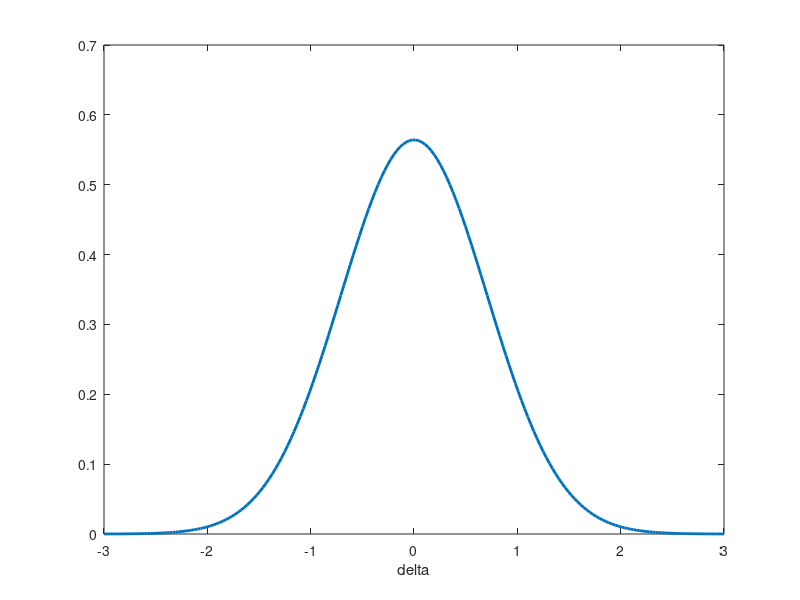

This chart was generated by the following MATLAB code: (Note: this script raises an error after producing the figure.)
%% Fit a diffusion model using Trinity and JAGS
% Note: this requires the 
% <http://sourceforge.net/projects/jags-wiener/ jags-wiener plugin>.


%% Preamble
% Cleanup first
clear all
p = @sprintf;


%% Load data and make structure
load trinity_wiener
data = struct('N', numel(y), 'c', c, 'y', y);


%% Define some priors
% Use JAGS parameter conventions
alpha = [2 2];  % gamma distribution (shape, rate)
beta  = [5 5];  % beta distribution (successes, failures)
tau   = [3 8];  % gamma distribution (shape, rate)
delta = [0 2];  % Gaussian distribution (mean, precision)


%% Plot the priors
% Make sure to transform to MATLAB parameter conventions
%%
% Boundary separation $\alpha$
figure('windowstyle', 'docked')
xax = linspace( 0.0, 6.0, 200);
plot(xax, gampdf (xax, alpha(1), alpha(2)^-1), 'linewidth', 2)
xlabel alpha
%%
% A-priori bias $\beta$
xax = linspace( 0.0, 1.0, 200);
plot(xax, betapdf(xax, beta(1), beta(2)), 'linewidth', 2)
xlabel beta
%%
% Nondecision time $\tau$
xax = linspace( 0.0, 1.0, 200);
plot(xax, gampdf (xax, tau(1), tau(2)^-1), 'linewidth', 2)
xlabel tau
%%
% Drift rate $\delta$
xax = linspace(-3.0, 3.0, 200);
plot(xax, normpdf(xax, delta(1), delta(2)^-0.5), 'linewidth', 2)
xlabel delta


%% Make all inputs that Trinity needs
% Write the JAGS model into a variable (cell variable)
model = {
    'model { '
    '  for (i in 1:4) { '
  p('    a[i] ~ dgamma(%g, %g)', alpha)
  p('    b[i] ~ dbeta(%g, %g)', beta)
  p('    t[i] ~ dgamma(%g, %g)', tau)
  p('    d[i] ~ dnorm(%g, %g)', delta)
    '  }'
    ''
    % to be completed
    '}'
    };

%% 
% List all the parameters of interest (cell variable)
parameters = {'a', 'b', 't', 'd'};

%% 
% Write a function that generates a structure with one random value for
% each _random_ parameter
generator = @()struct(...
        'a', 3 * rand(1, 4) + 0.1          , ...
        'b', rand(1, 4)                    , ...
        't', rand(1, 4) * .9 * min(abs(y)) , ...
        'd', randn(1, 4)                   );

%%    
% Tell Trinity which engine to use
engine = 'jags';


%% Run Trinity with the CALLBAYES() function
tic
[stats, chains, diagnostics, info] = callbayes(engine, ...
    'model'         ,         model , ...
    'data'          ,          data , ...
    'nchains'       ,            4  , ...
    'verbosity'     ,            0  , ...
    'nsamples'      ,          1e3  , ...
    'nburnin'       ,          5e2  , ...
    'parallel'      ,      isunix() , ...
    'modules'       ,    {'wiener'} ,...
    'workingdir'    ,        'wdir' , ...
    'monitorparams' ,    parameters , ...
    'init'          ,     generator );

fprintf('%s took %f seconds!\n', upper(engine), toc)



%% Inspect the results
% First, inspect convergence
if any(codatable(chains, @gelmanrubin) > 1.1)
    grtable(chains, 1.1)
    warning('Some chains were not converged!')
else
    disp('Convergence looks good.')
end

%%
% Now check some basic descriptive statistics averaged over all chains
disp('Descriptive statistics for all chains:')

%%
% Boundary separation $\alpha$
codatable(chains, 'a')

%%
% A-priori bias $\beta$
codatable(chains, 'b')

%%
% Nondecision time $\tau$
codatable(chains, 't')

%%
% Drift rate $\delta$
codatable(chains, 'd')


%% Make some figures
% Smoothed histograms
figure('windowstyle', 'docked')
smhist(chains, 'd');
